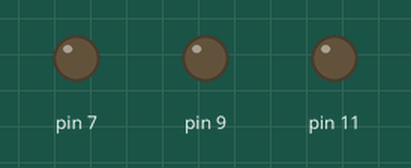
Bench run of a sketch on a simulated Arduino Uno, built with avr-gcc and run on an emulated ATmega328P. Parts: output pins drawn as LEDs (lit = HIGH).

Above: at 0.15 s.
At 1.05 s:
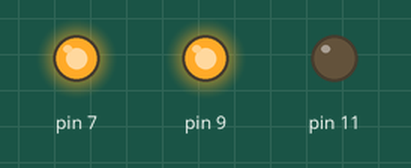
At 1.35 s:
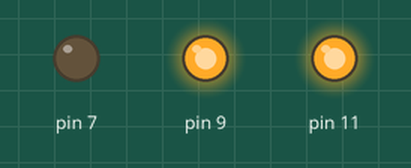
At 2.55 s:
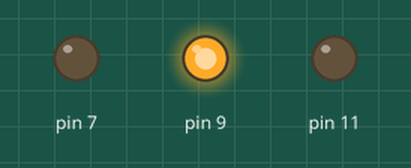
At 3.75 s:
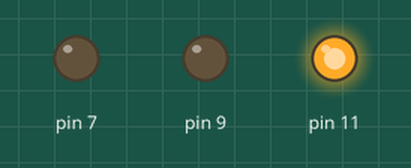
At 5.25 s:
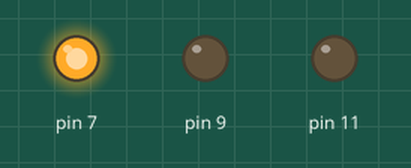
Timing chart, 0 to 5.5 s (numbered marks = the images above):
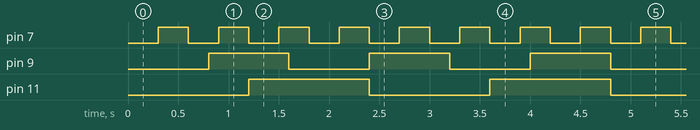

Measured:
- by itself, pin 7: alternates HIGH for 0.30 s and LOW for 0.30 s
- by itself, pin 9: alternates HIGH for 0.80 s and LOW for 0.80 s
- by itself, pin 11: alternates HIGH for 1.2 s and LOW for 1.2 s

The sketch:

led.ino
```cpp
class LED {
  unsigned long previousMilis;
  long interval;
  public:
    int pin, state;
    LED(int pin, long interval);
    void toggle();
};

LED::LED(int pin, long interval) {
  this->pin = pin;
  this->interval = interval;
  state = LOW;
  previousMilis = 0;
}

void LED::toggle() {
  unsigned long currentMilis = millis();
  if (currentMilis - previousMilis >= interval) {
    previousMilis = currentMilis;
    if (state == LOW) {
      state = HIGH;
    } else {
      state = LOW;
    }
    digitalWrite(pin, state);
  }
}

LED redLed(7, 300);
LED blueLed(9, 800);
LED yellowLed(11, 1200);

void setup() {
  // put your setup code here, to run once:
  pinMode(redLed.pin, OUTPUT);
  pinMode(blueLed.pin, OUTPUT);
  pinMode(yellowLed.pin, OUTPUT);
}

void loop() {
  // put your main code here, to run repeatedly:
  redLed.toggle();
  blueLed.toggle();
  yellowLed.toggle();
}
```
